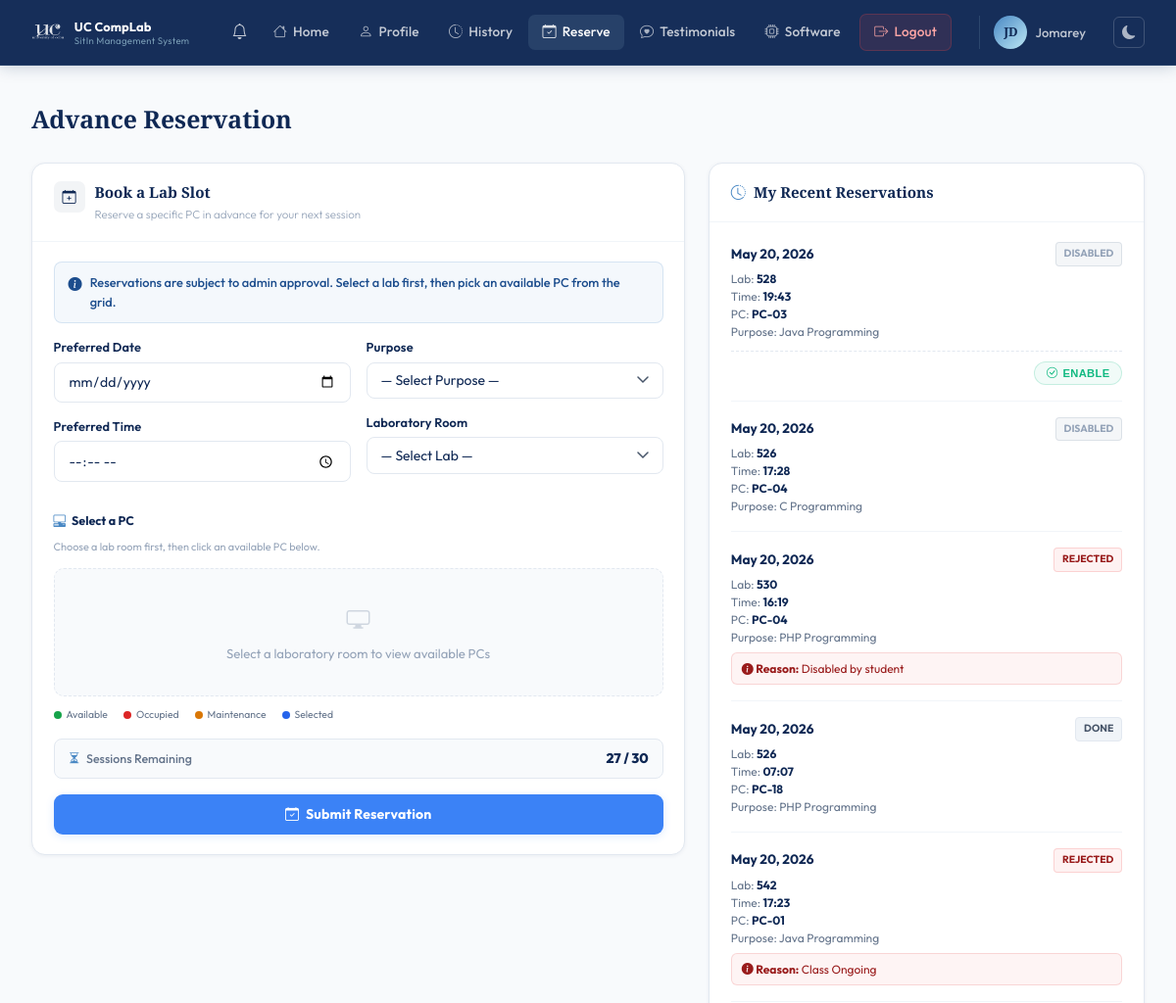
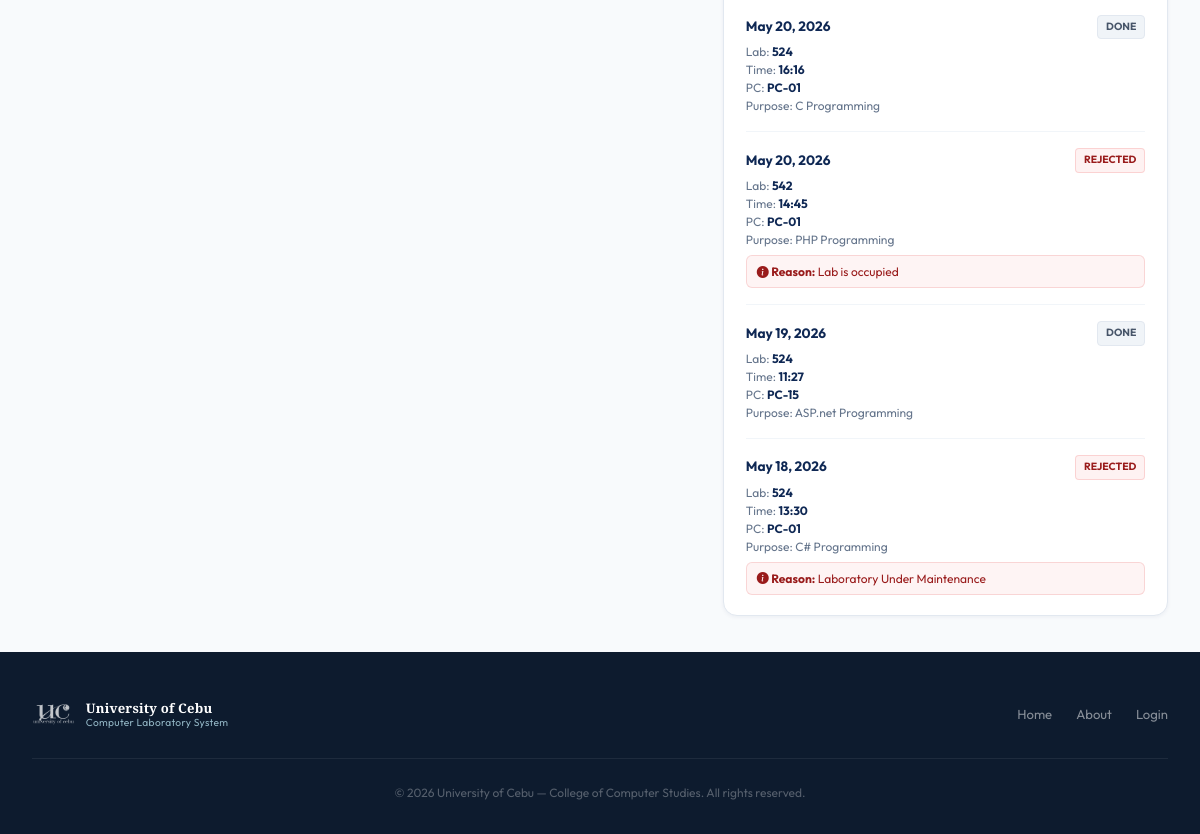
Screenshot of /pages/reserve.php (signed in) with the database file from the repository (2 pictures, top to bottom).
### tables this page shows
CREATE TABLE users (
            id                 INTEGER PRIMARY KEY AUTOINCREMENT,
            first_name         TEXT    NOT NULL,
            last_name          TEXT    NOT NULL,
            middle_name        TEXT,
            student_id         TEXT    UNIQUE NOT NULL,
            course             TEXT    NOT NULL,
            course_level       INTEGER NOT NULL,
            email              TEXT    UNIQUE NOT NULL,
            address            TEXT    NOT NULL,
            password           TEXT    NOT NULL,
            remaining_sessions INTEGER DEFAULT 30,
            created_at         DATETIME DEFAULT CURRENT_TIMESTAMP
        , profile_picture TEXT, points INTEGER DEFAULT 0);

CREATE TABLE reservations (
            id         INTEGER PRIMARY KEY AUTOINCREMENT,
            user_id    INTEGER NOT NULL,
            lab_room   TEXT    NOT NULL,
            date       TEXT    NOT NULL,
            time_slot  TEXT    NOT NULL,
            purpose    TEXT,
            status     TEXT    DEFAULT 'pending',
            created_at DATETIME DEFAULT CURRENT_TIMESTAMP, pc_number INTEGER, reject_note TEXT, disabled_by_student INTEGER DEFAULT 0,
            FOREIGN KEY (user_id) REFERENCES users(id) ON DELETE CASCADE
        );

### pages/reserve.php (the view, shortened to what this page needs)
<?php
$base = '../';
$db  = getDB();
$uid = $_SESSION['user_id'];
$stmt = $db->prepare("SELECT * FROM users WHERE id = ?");
$stmt->execute([$uid]);
$user = $stmt->fetch();
$preserved = [];
$remainingSessions = (int)($user['remaining_sessions'] ?? 30);
$myReservations = $db->prepare("SELECT * FROM reservations WHERE user_id = ? ORDER BY created_at DESC LIMIT 10");
$myReservations->execute([$uid]);
$myReservations = $myReservations->fetchAll();
$sessBadgeClass = $remainingSessions > 10 ? 'sess-ok' : ($remainingSessions > 0 ? 'sess-warn' : 'sess-empty');
require_once __DIR__ . '/../includes/header.php';
echo '<link rel="stylesheet" href="' . $base . 'assets/css/user.css">';
?>
<?php require_once __DIR__ . '/../includes/user-navbar.php'; ?>
<div class="user-page">
  <div class="user-page-inner">
    <div class="res-page-wrap">
      <h1 class="res-page-title">Advance Reservation</h1>
      <div class="res-layout">
        <div class="res-form-col">
          <div class="res-card">
        <div class="res-card-head">
          <div class="res-card-ico"><i class="bi bi-calendar-plus"></i></div>
          <div>
            <div class="res-card-name">Book a Lab Slot</div>
            <div class="res-card-sub">Reserve a specific PC in advance for your next session</div>
          </div>
        </div>
        <div class="res-card-body">
          <div class="res-alert res-alert-info">
            <i class="bi bi-info-circle-fill"></i>
            Reservations are subject to admin approval. Select a lab first, then pick an available PC from the grid.
          </div>
          <form method="POST" action="" id="reserveForm">
            <div class="res-form-grid">
              <div>
                <div class="res-field">
                  <label>Preferred Date</label>
                  <input type="date" name="date" class="res-input"
                         min="<?= date('Y-m-d') ?>"
                         value="<?= htmlspecialchars($_POST['date'] ?? $preserved['date'] ?? '') ?>"
                         required />
                </div>
                <div class="res-field">
                  <label>Preferred Time</label>
                  <input type="time" name="time_in" class="res-input"
                         value="<?= htmlspecialchars($_POST['time_in'] ?? $preserved['time_in'] ?? '') ?>"
                         required />
                </div>
              </div>
              <div>
                <div class="res-field">
                  <label>Purpose</label>
                  <select name="purpose_res" class="res-input res-select" required>
                    <option value="" disabled selected>— Select Purpose —</option>
                  </select>
                </div>
                <div class="res-field">
                  <label>Laboratory Room</label>
                  <select name="lab_room_res" id="labSelect" class="res-input res-select" required>
                    <option value="" disabled selected>— Select Lab —</option>
                  </select>
                </div>
              </div>
            </div>
            <div class="pc-grid-section" id="pcGridSection">
              <div class="pc-grid-title"><i class="bi bi-pc-display-horizontal"></i> Select a PC</div>
              <div class="pc-grid-hint">Choose a lab room first, then click an available PC below.</div>
              <div id="pcGridContainer">
                <div class="pc-grid-empty">
                  <i class="bi bi-display"></i>
                  Select a laboratory room to view available PCs
                </div>
              </div>
              <div class="pc-legend">
                <div class="pc-legend-item"><div class="pc-legend-dot avail"></div> Available</div>
                <div class="pc-legend-item"><div class="pc-legend-dot occupied"></div> Occupied</div>
                <div class="pc-legend-item"><div class="pc-legend-dot maintenance"></div> Maintenance</div>
                <div class="pc-legend-item"><div class="pc-legend-dot selected"></div> Selected</div>
              </div>
            </div>
            <div class="res-sess-row" style="margin-bottom:1rem;">
              <span class="res-sess-lbl"><i class="bi bi-hourglass-split"></i> Sessions Remaining</span>
              <span class="res-sess-badge <?= $sessBadgeClass ?>"><?= $remainingSessions ?> / 30</span>
            </div>
            <button type="submit" class="res-btn res-btn-reserve" id="reserveBtn">
              <i class="bi bi-calendar-check"></i> Submit Reservation
            </button>
          </form>
        </div>
      </div>
        </div>
        <div class="res-log-col">
          <div class="res-log-card">
            <div class="res-log-header">
              <i class="bi bi-clock-history"></i> My Recent Reservations
            </div>
            <div class="res-log-body">
              <?php if (empty($myReservations)): ?>
                <div style="text-align:center; color:#94a3b8; font-size:0.85rem; padding:1rem 0;">
                  You have no recent reservations.
                </div>
              <?php else: ?>
                <?php foreach ($myReservations as $r):
                  $badgeCls = 'badge-pending';
                  if ($r['status'] === 'rejected') $badgeCls = 'badge-rejected';
                  if ($r['status'] === 'done')     $badgeCls = 'badge-done';
                  $displayStatus = $r['status'];
                  if (in_array($r['status'], ['pending','approved']) && $r['date'] < date('Y-m-d')) {
                      $displayStatus = 'expired';
                      $badgeCls = 'badge-done';
                  }
                  $isDisabled = (($r['disabled_by_student'] ?? 0) == 1);
                  if ($isDisabled) {
                      $displayStatus = 'disabled';
                      $badgeCls = 'badge-disabled';
                  }
                ?>
                  <div class="res-log-item">
                    <div class="res-log-date">
                      <span><?= date('M j, Y', strtotime($r['date'])) ?></span>
                      <span class="a-badge <?= $badgeCls ?>" style="font-size:0.65rem; padding:3px 8px; border-radius:4px; text-transform:uppercase;">
                        <?= htmlspecialchars($displayStatus) ?>
                      </span>
                    </div>
                    <div class="res-log-details">
                      Lab: <strong><?= htmlspecialchars($r['lab_room']) ?></strong><br>
                      Time: <strong><?= htmlspecialchars($r['time_slot']) ?></strong><br>
                      PC: <strong><?= $r['pc_number'] ? 'PC-'.str_pad($r['pc_number'], 2, '0', STR_PAD_LEFT) : 'Any' ?></strong><br>
                      Purpose: <?= htmlspecialchars($r['purpose']) ?>
                    </div>
                    <?php if ($displayStatus !== 'expired' && $r['status'] !== 'done' && $r['status'] !== 'rejected'): ?>
                      <div class="res-log-actions">
                        <?php if ($isDisabled): ?>
                          <form method="POST" style="display:inline;">
                            <button type="submit" class="res-action-btn res-btn-enable">
                              <i class="bi bi-check-circle"></i> Enable
                            </button>
                          </form>
                        <?php endif; ?>
                      </div>
                    <?php endif; ?>
                    <?php if ($r['status'] === 'rejected' && !$isDisabled && !empty($r['reject_note'])): ?>
                      <div class="res-log-reason">
                        <i class="bi bi-info-circle-fill"></i> <strong>Reason:</strong> <?= htmlspecialchars($r['reject_note']) ?>
                      </div>
                    <?php endif; ?>
                  </div>
                <?php endforeach; ?>
              <?php endif; ?>
            </div>
          </div>
        </div>
      </div>
    </div>
  </div>
</div>
<?php require_once __DIR__ . '/../includes/footer.php'; ?>

### includes/user-navbar.php (shortened to what this page needs)
<?php
$_currentUser = $_SESSION['user'] ?? [];
$_initials    = strtoupper(
    substr($_currentUser['first_name'] ?? 'U', 0, 1) .
    substr($_currentUser['last_name']  ?? '',  0, 1)
);
$_profilePic = null;
$_currentFile = basename($_SERVER['PHP_SELF']);
function _navActive(string $file): string {
    global $_currentFile;
    return $_currentFile === $file ? 'active' : '';
}
?>
<nav class="user-navbar">
  <div class="user-nav-container">
    <a href="<?= $base ?>pages/dashboard.php" class="user-nav-brand">
      <img src="<?= $base ?>assets/images/uc-logo-white.png" alt="UC" class="user-nav-logo-img" />
      <div class="user-brand-text">
        <span class="user-brand-name">UC CompLab</span>
        <span class="user-brand-sub">SitIn Management System</span>
      </div>
    </a>
    <ul class="user-nav-links">
      <li class="notif-wrapper">
        <button class="notif-btn" id="notifToggle" aria-label="Notifications">
          <i class="bi bi-bell"></i>
        </button>
      </li>
      <li><a href="<?= $base ?>pages/dashboard.php" class="<?= _navActive('dashboard.php') ?>"><i class="bi bi-house"></i> Home</a></li>
      <li><a href="<?= $base ?>pages/edit-profile.php" class="<?= _navActive('edit-profile.php') ?>"><i class="bi bi-person"></i> Profile</a></li>
      <li><a href="<?= $base ?>pages/history.php" class="<?= _navActive('history.php') ?>"><i class="bi bi-clock-history"></i> History</a></li>
      <li><a href="<?= $base ?>pages/reserve.php" class="<?= _navActive('reserve.php') ?>"><i class="bi bi-calendar-check"></i> Reserve</a></li>
      <li><a href="<?= $base ?>pages/testimonials.php" class="<?= _navActive('testimonials.php') ?>"><i class="bi bi-chat-heart"></i> Testimonials</a></li>
      <li><a href="<?= $base ?>pages/software.php" class="<?= _navActive('software.php') ?>"><i class="bi bi-cpu"></i> Software</a></li>
      <li><a href="<?= $base ?>pages/logout.php" class="user-nav-logout"><i class="bi bi-box-arrow-right"></i> Logout</a></li>
    </ul>
    <div class="user-avatar-wrap">
      <?php if ($_profilePic): ?>
        <img src="<?= htmlspecialchars($_profilePic) ?>"
             alt="<?= htmlspecialchars($_currentUser['first_name'] ?? '') ?>"
             class="user-avatar-photo" />
      <?php else: ?>
        <div class="user-avatar"><?= $_initials ?></div>
      <?php endif; ?>
      <span class="user-name-short"><?= htmlspecialchars($_currentUser['first_name'] ?? '') ?></span>
    </div>
    <button class="dm-toggle" id="userDmToggle" title="Toggle dark mode" aria-label="Toggle dark mode">
      <i class="bi bi-moon-fill" id="userDmIcon"></i>
    </button>
  </div>
</nav>

### assets/css/style.css (style rules this page uses)
:root { --navy: #0F2854; --blue: #1C4D8D; --mid: #4988C4; --light: #BDE8F5; --white: #FFFFFF; --gray-50: #F8FAFC; --gray-100: #F0F4F8; --gray-200: #E2E8F0; --gray-400: #94A3B8; --gray-600: #475569; --gray-900: #0D1B2E; --font-display: 'Playfair Display', Georgia, serif; --font-body: 'Outfit', sans-serif; --shadow-xs: 0 1px 3px rgba(15, 40, 84, 0.08); --shadow-sm: 0 2px 8px rgba(15, 40, 84, 0.10); --shadow-md: 0 8px 30px rgba(15, 40, 84, 0.14); --shadow-lg: 0 20px 60px rgba(15, 40, 84, 0.22); --radius: 10px; --radius-lg: 16px; --transition: all 0.25s cubic-bezier(0.4, 0, 0.2, 1); }
*, *::before, *::after { box-sizing: border-box; margin: 0; padding: 0; }
html { scroll-behavior: smooth; }
body { font-family: var(--font-body); background: var(--white); color: var(--navy); line-height: 1.6; overflow-x: hidden; -webkit-font-smoothing: antialiased; }
a { text-decoration: none; color: inherit; }
img { max-width: 100%; display: block; }
ul { list-style: none; }

### assets/css/user.css (style rules this page uses)
.user-navbar { position: fixed; top: 0; left: 0; right: 0; z-index: 1000; background: rgba(15,40,84,0.97); backdrop-filter: blur(20px); border-bottom: 1px solid rgba(189,232,245,0.10); box-shadow: 0 1px 16px rgba(15,40,84,0.22); }
.user-nav-container { max-width: 1280px; margin: 0 auto; padding: 0 2rem; height: 66px; display: flex; align-items: center; gap: 1.5rem; }
.user-nav-brand { display: flex; align-items: center; gap: 10px; text-decoration: none; flex-shrink: 0; }
.user-nav-links { display: flex; align-items: center; gap: 0.1rem; margin-left: auto; list-style: none; }
.user-nav-links > li > a { padding: 0.42rem 0.9rem; font-size: 0.85rem; font-weight: 500; color: rgba(255,255,255,0.75); border-radius: 7px; transition: all 0.22s ease; display: flex; align-items: center; gap: 6px; text-decoration: none; letter-spacing: 0.15px; }
.user-nav-links > li > a:hover, .user-nav-links > li > a.active { color: var(--white); background: rgba(189,232,245,0.10); }
.user-nav-links > li > a i { font-size: 0.88rem; opacity: 0.85; }
.user-nav-logout { background: rgba(239,68,68,0.12) !important; color: #FCA5A5 !important; border: 1px solid rgba(239,68,68,0.22); margin-left: 0.2rem; }
.user-avatar-wrap { display: flex; align-items: center; gap: 8px; flex-shrink: 0; margin-left: 0.25rem; border-left: 1px solid rgba(189,232,245,0.13); padding-left: 0.875rem; }
.user-avatar { width: 34px; height: 34px; background: linear-gradient(135deg, var(--mid), var(--light)); color: var(--navy); font-weight: 800; font-size: 0.78rem; border-radius: 50%; display: flex; align-items: center; justify-content: center; flex-shrink: 0; font-family: var(--font-display); }
.user-name-short { font-size: 0.82rem; color: rgba(255,255,255,0.72); font-weight: 500; white-space: nowrap; }
.notif-wrapper { position: relative; }
.notif-btn { position: relative; background: none; border: none; cursor: pointer; padding: 0.42rem 0.65rem; border-radius: 7px; transition: background 0.2s; color: rgba(255,255,255,0.75); display: flex; align-items: center; font-size: 1rem; }
.user-page { min-height: 100vh; background: var(--gray-50); padding-top: 66px; }
.user-page-inner { max-width: 1280px; margin: 0 auto; padding: 2.25rem 2rem; }
.badge-rejected { background: rgba(239,68,68,0.07); color: #991B1B; border: 1px solid rgba(239,68,68,0.18); }
.badge-done { background: var(--gray-100); color: var(--gray-600); border: 1px solid var(--gray-200); }
.res-page-title { font-family: var(--font-display); font-size: 1.6rem; font-weight: 800; color: var(--navy); text-align: center; margin-bottom: 1.5rem; }
.res-card { background: #fff; border: 1px solid var(--gray-200); border-radius: 14px; box-shadow: 0 1px 4px rgba(15,40,84,0.06); overflow: hidden; }
.res-card-body { padding: 1.25rem 1.35rem; }
.res-select { background-repeat: no-repeat; background-position: right 0.875rem center; padding-right: 2.4rem; cursor: pointer; }
.res-btn-reserve { background: #3b82f6; color: #fff; box-shadow: 0 2px 8px rgba(59,130,246,0.18); }
.dm-toggle { background: none; border: 1px solid rgba(255,255,255,0.18); border-radius: 6px; width: 32px; height: 32px; cursor: pointer; color: rgba(255,255,255,0.65); display: flex; align-items: center; justify-content: center; font-size: 0.88rem; transition: all 0.18s; flex-shrink: 0; margin-left: 0.25rem; }

### rows the page displays
users: _initials "JD", first_name "Jomarey", remaining_sessions "27"
reservations: date "May 20, 2026", disabled_by_student "DISABLED", lab_room "528", time_slot "19:43", pc_number "03", purpose "Java Programming"
reservations: date "May 20, 2026", disabled_by_student "DISABLED", lab_room "526", time_slot "17:28", pc_number "04", purpose "C Programming"
reservations: date "May 20, 2026", status "REJECTED", lab_room "530", time_slot "16:19", pc_number "04", purpose "PHP Programming", reject_note "Disabled by student"
reservations: date "May 20, 2026", status "DONE", lab_room "526", time_slot "07:07", pc_number "18", purpose "PHP Programming"
reservations: date "May 20, 2026", status "REJECTED", lab_room "542", time_slot "17:23", pc_number "01", purpose "Java Programming", reject_note "Class Ongoing"
reservations: date "May 20, 2026", status "DONE", lab_room "524", time_slot "16:16", pc_number "01", purpose "C Programming"
reservations: date "May 20, 2026", status "REJECTED", lab_room "542", time_slot "14:45", pc_number "01", purpose "PHP Programming", reject_note "Lab is occupied"
reservations: date "May 19, 2026", status "DONE", lab_room "524", time_slot "11:27", pc_number "15", purpose "ASP.net Programming"
reservations: date "May 18, 2026", status "REJECTED", lab_room "524", time_slot "13:30", pc_number "01", purpose "C# Programming", reject_note "Laboratory Under Maintenance"
